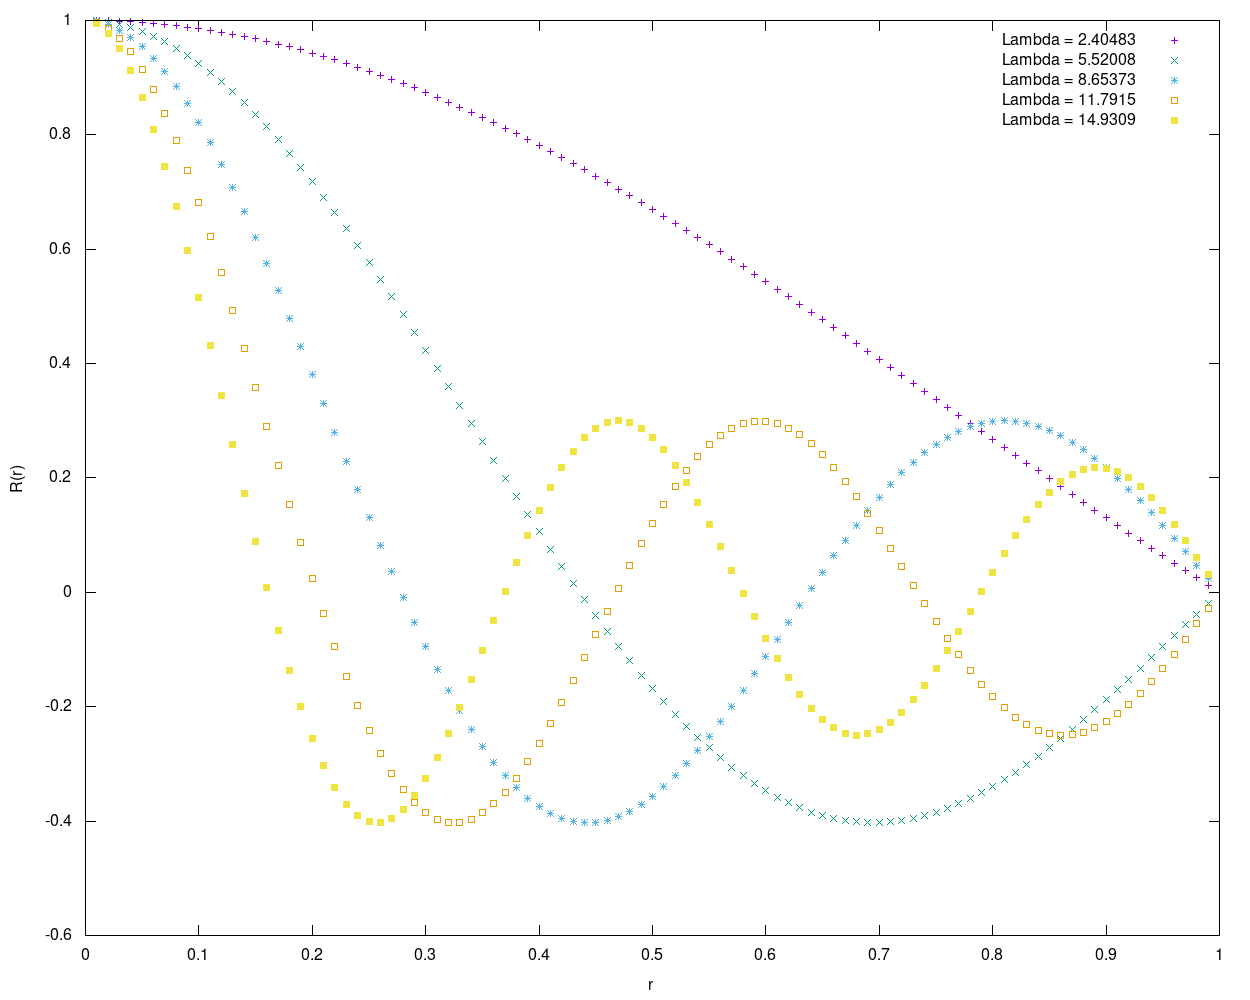

gnuplot code for this plot:
set xlabel "r"
set ylabel "R(r)"

plot "T1_P2_d_zero1.dat" using 1:2 title "Lambda = 2.40483", \
     "T1_P2_d_zero2.dat" using 1:2 title "Lambda = 5.52008", \
     "T1_P2_d_zero3.dat" using 1:2 title "Lambda = 8.65373", \
     "T1_P2_d_zero4.dat" using 1:2 title "Lambda = 11.7915", \
     "T1_P2_d_zero5.dat" using 1:2 title "Lambda = 14.9309", \

set term png size 1250, 1000
set output "T1_P2_d.png"
replot

